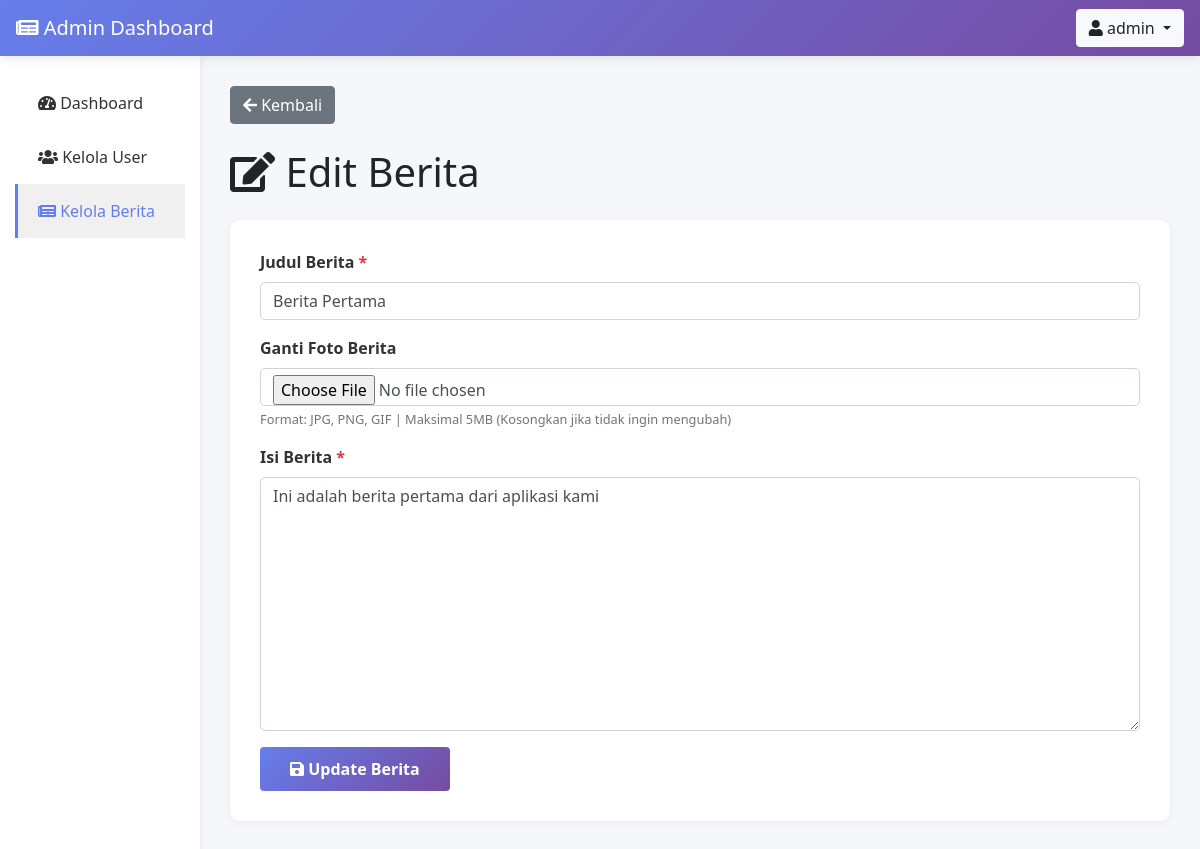
The app's page /admin/berita_edit.php?id=1 (signed in) with its own data.
### tables this page shows
CREATE TABLE berita (
    id INT PRIMARY KEY AUTO_INCREMENT,
    judul VARCHAR(255) NOT NULL,
    isi TEXT NOT NULL,
    foto VARCHAR(255),
    user_id INT NOT NULL,
    created_at TIMESTAMP DEFAULT CURRENT_TIMESTAMP,
    updated_at TIMESTAMP DEFAULT CURRENT_TIMESTAMP ON UPDATE CURRENT_TIMESTAMP,
    FOREIGN KEY (user_id) REFERENCES users(id) ON DELETE CASCADE
);

### admin/berita_edit.php (the view, shortened to what this page needs)
<?php
include '../koneksi.php';
$id = $_GET['id'] ?? '';
$query = "SELECT * FROM berita WHERE id = $id";
$result = mysqli_query($koneksi, $query);
$berita = mysqli_fetch_assoc($result);
?>
<!DOCTYPE html>
<html lang="id">
<head>
    <link rel="stylesheet" href="https://stackpath.bootstrapcdn.com/bootstrap/4.5.2/css/bootstrap.min.css">
    <link rel="stylesheet" href="https://cdnjs.cloudflare.com/ajax/libs/font-awesome/5.15.4/css/all.min.css">
</head>
<body>
    <nav class="navbar navbar-dark sticky-top">
        <a class="navbar-brand" href="#">
            <i class="fas fa-newspaper"></i> Admin Dashboard
        </a>
        <div class="dropdown">
            <button class="btn btn-light dropdown-toggle" type="button" id="dropdownMenuButton" data-toggle="dropdown">
                <i class="fas fa-user"></i> <?php echo $_SESSION['username']; ?>
            </button>
        </div>
    </nav>
    <div class="container-fluid">
        <div class="row">
            <nav class="col-md-2 sidebar">
                <div class="nav flex-column">
                    <a class="nav-link" href="index.php">
                        <i class="fas fa-tachometer-alt"></i> Dashboard
                    </a>
                    <a class="nav-link" href="user_list.php">
                        <i class="fas fa-users"></i> Kelola User
                    </a>
                    <a class="nav-link active" href="berita_list.php">
                        <i class="fas fa-newspaper"></i> Kelola Berita
                    </a>
                </div>
            </nav>
            <main class="col-md-10 main-content">
                <div class="mb-4">
                    <a href="berita_list.php" class="btn btn-secondary">
                        <i class="fas fa-arrow-left"></i> Kembali
                    </a>
                </div>
                <h1 class="mb-4"><i class="fas fa-edit"></i> Edit Berita</h1>
                <div class="form-card">
                    <form method="POST" enctype="multipart/form-data">
                        <div class="form-group">
                            <label for="judul">Judul Berita <span class="text-danger">*</span></label>
                            <input type="text" class="form-control" id="judul" name="judul" required value="<?php echo $berita['judul']; ?>">
                        </div>
                        <div class="form-group">
                            <label for="foto">Ganti Foto Berita</label>
                            <input type="file" class="form-control" id="foto" name="foto" accept="image/*">
                            <small class="form-text text-muted">Format: JPG, PNG, GIF | Maksimal 5MB (Kosongkan jika tidak ingin mengubah)</small>
                        </div>
                        <div class="form-group">
                            <label for="isi">Isi Berita <span class="text-danger">*</span></label>
                            <textarea class="form-control" id="isi" name="isi" rows="10" required><?php echo $berita['isi']; ?></textarea>
                        </div>
                        <button type="submit" class="btn btn-submit text-white">
                            <i class="fas fa-save"></i> Update Berita
                        </button>
                    </form>
                </div>
            </main>
        </div>
    </div>
</body>
</html>

### admin/berita_edit.php (style rules this page uses)
body { background-color: #f5f7fa; font-family: 'Segoe UI', Tahoma, Geneva, Verdana, sans-serif; }
.navbar { background: linear-gradient(135deg, #667eea 0%, #764ba2 100%); box-shadow: 0 2px 10px rgba(0,0,0,0.1); }
.sidebar { background: white; min-height: 100vh; box-shadow: 2px 0 5px rgba(0,0,0,0.05); padding-top: 20px; }
.sidebar .nav-link { color: #333; padding: 15px 20px; border-left: 3px solid transparent; transition: all 0.3s; }
.sidebar .nav-link:hover, .sidebar .nav-link.active { background-color: #f0f0f0; border-left-color: #667eea; color: #667eea; }
.main-content { padding: 30px; }
.form-card { background: white; padding: 30px; border-radius: 10px; box-shadow: 0 2px 10px rgba(0,0,0,0.05); }
.form-group label { font-weight: 600; color: #333; }
.form-control { border-radius: 5px; }
.btn-submit { background: linear-gradient(135deg, #667eea 0%, #764ba2 100%); border: none; padding: 10px 30px; font-weight: bold; }

### records on screen
berita: judul "Berita Pertama", isi "Ini adalah berita pertama dari aplikasi kami"

### other values on screen
$_SESSION['username'] "admin"
